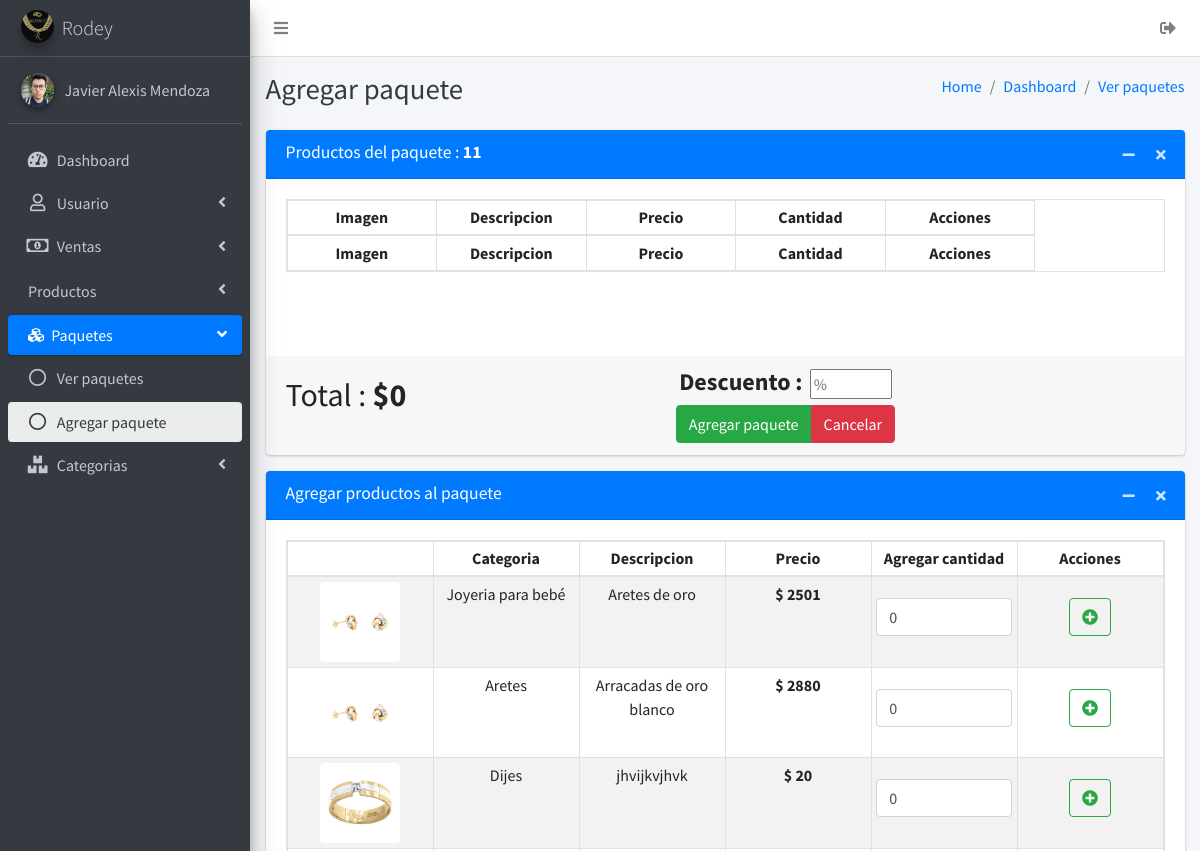
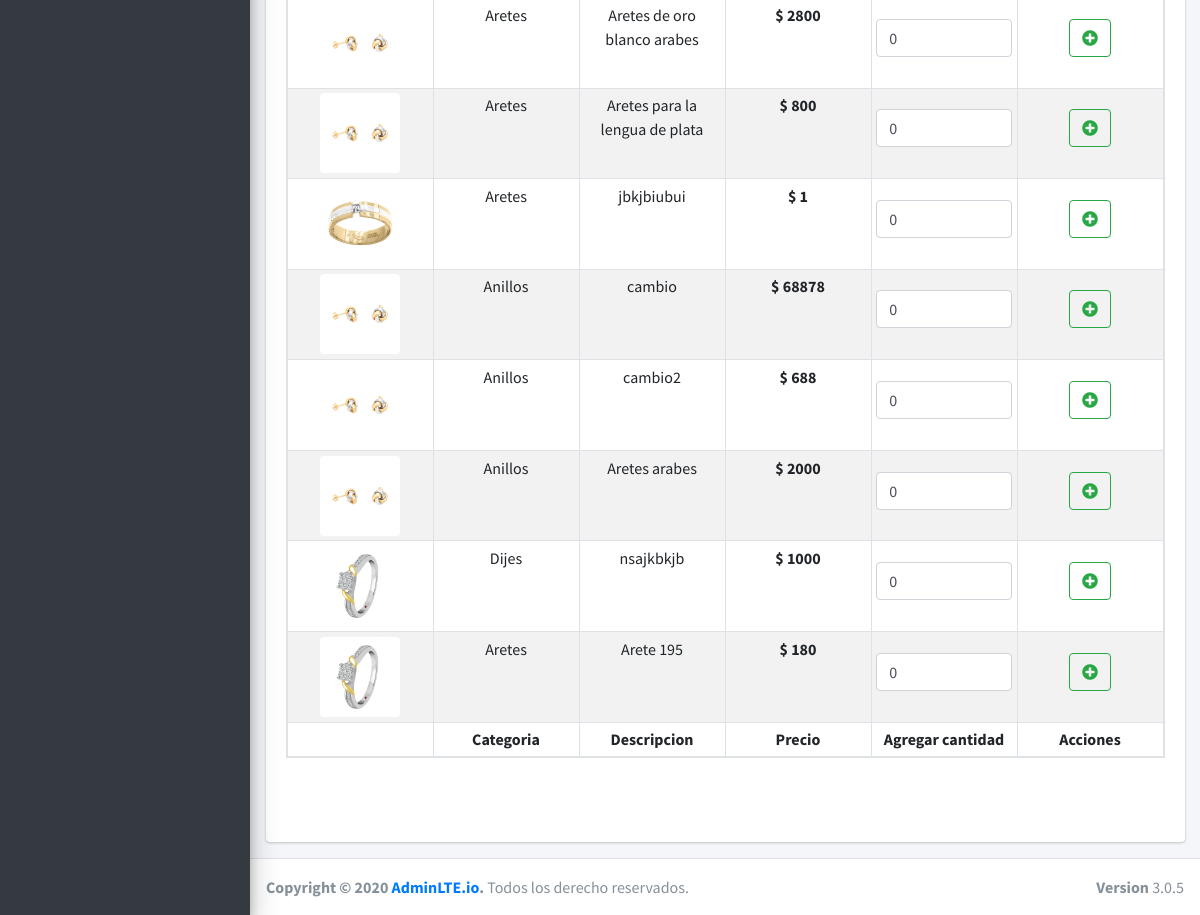
Before: /paquetes/accionesPaquetes/agregarPaquete.php (signed in) with the older database file (2 pictures, top to bottom).
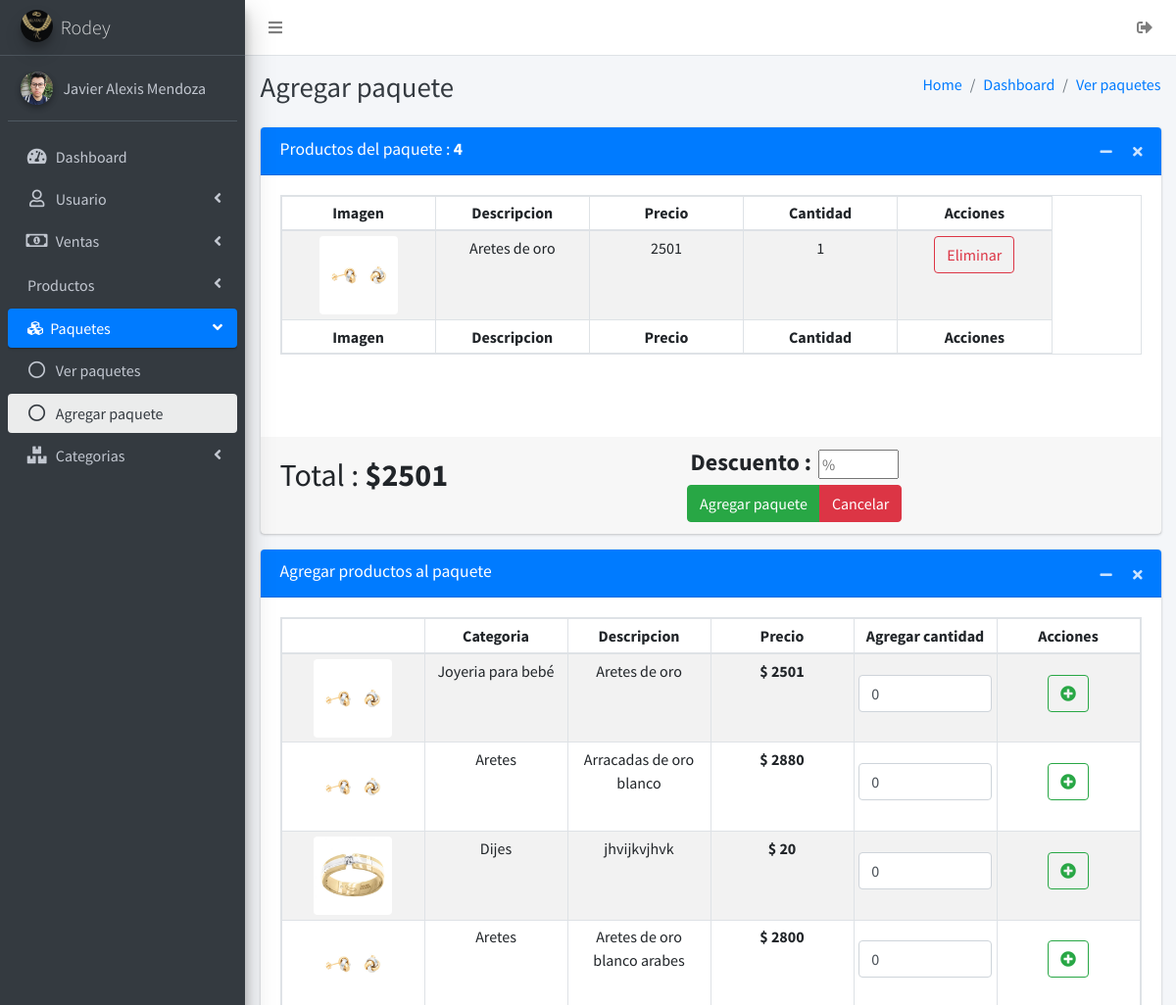
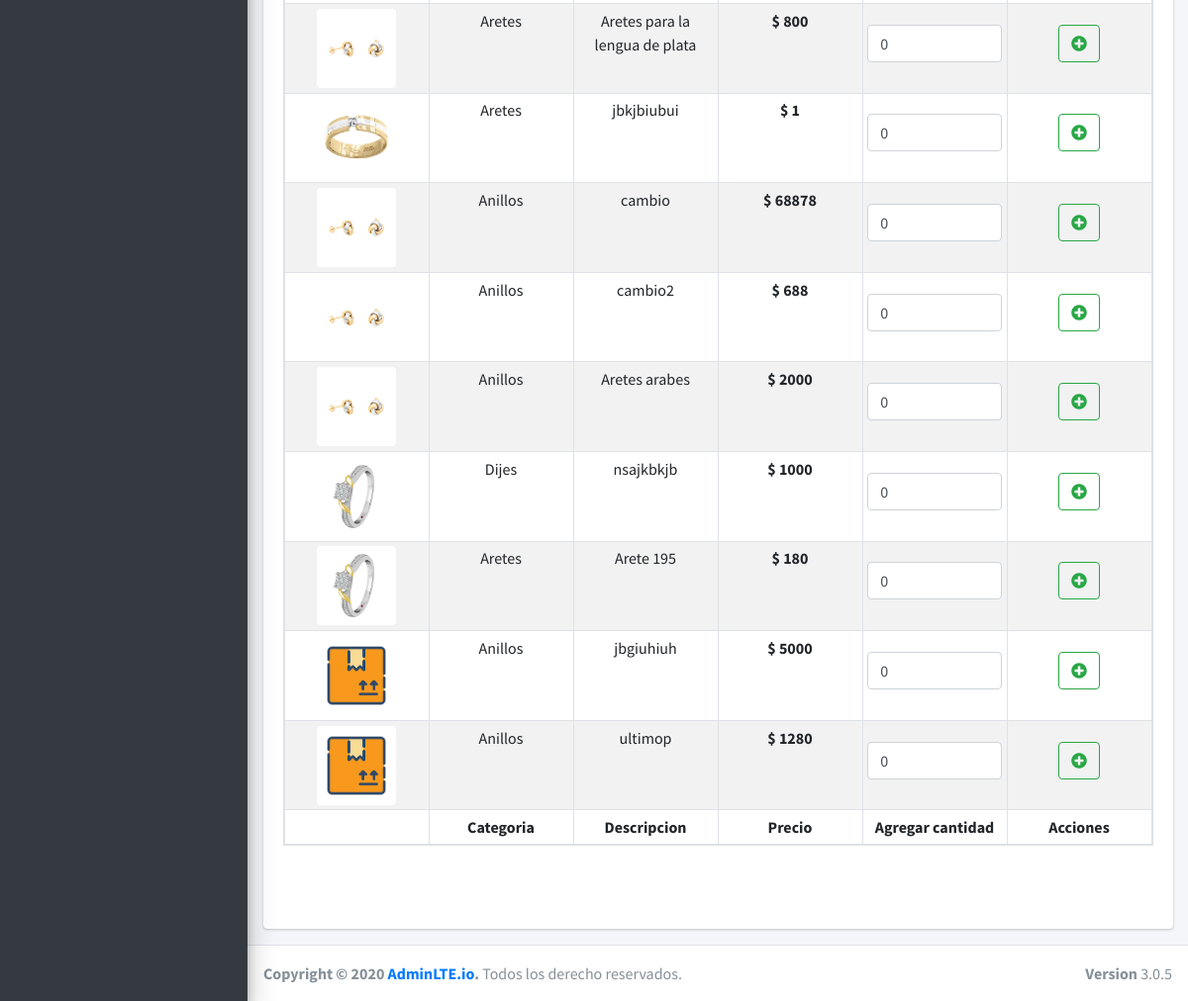
After: the same page with the newer database file (2 pictures, top to bottom).
### tables this page shows
CREATE TABLE `usuarios` (
  `idusuarios` int NOT NULL AUTO_INCREMENT,
  `nombre` varchar(45) NOT NULL,
  `apellidoP` varchar(45) NOT NULL,
  `apellidoM` varchar(45) NOT NULL,
  `numeroCelular` varchar(20) DEFAULT NULL,
  `correoElectronico` varchar(45) DEFAULT NULL,
  `direccion` varchar(100) DEFAULT NULL,
  `estado` tinyint(1) NOT NULL DEFAULT '1',
  `usuario` varchar(30) NOT NULL,
  `contraseña` varchar(300) NOT NULL,
  `imgUsuario` varchar(200) DEFAULT NULL,
  `categoria_usuario` int NOT NULL,
  PRIMARY KEY (`idusuarios`),
  KEY `fk_categoria_idx` (`categoria_usuario`),
  CONSTRAINT `fk_categoria` FOREIGN KEY (`categoria_usuario`) REFERENCES `categoria_usuario` (`idcategoria_usuario`)
);

CREATE TABLE `producto` (
  `idProducto` int NOT NULL AUTO_INCREMENT,
  `categoria_kf` int NOT NULL,
  `descripcion` varchar(150) NOT NULL,
  `costo_compra` float NOT NULL,
  `costo_venta` float NOT NULL,
  `cantidad_stock` int NOT NULL,
  `img_producto` varchar(200) DEFAULT NULL,
  PRIMARY KEY (`idProducto`),
  KEY `fk_producto_categoria_idx` (`categoria_kf`),
  CONSTRAINT `fk_producto_categoria` FOREIGN KEY (`categoria_kf`) REFERENCES `categoria_producto` (`idcategoria_producto`)
);

CREATE TABLE `categoria_producto` (
  `idcategoria_producto` int NOT NULL AUTO_INCREMENT,
  `categoria` varchar(45) NOT NULL,
  PRIMARY KEY (`idcategoria_producto`)
);

CREATE TABLE `lista_productos_temporal` (
  `idproducto` int NOT NULL,
  `cantidad_T` int NOT NULL,
  `idUser` int NOT NULL,
  KEY `fk_usuario_idx` (`idUser`),
  KEY `fk_producto` (`idproducto`),
  CONSTRAINT `fk_producto` FOREIGN KEY (`idproducto`) REFERENCES `producto` (`idProducto`),
  CONSTRAINT `fk_user` FOREIGN KEY (`idUser`) REFERENCES `usuarios` (`idusuarios`)
);

### sessionIniciada.php (called while the page is built, shortened)
<?php
if ((isset($_SESSION['idusuario']) && $_SESSION['idusuario'] != '')) {
    $idusuario = $_SESSION['idusuario'];
    include 'conexiones/conexion.php';
    $sql = "SELECT * FROM usuarios WHERE idusuarios = " . $idusuario . " and estado=1";
    $result = $conexion->query($sql);
    $mostrar = mysqli_fetch_array($result);
    $IMGUSER = $mostrar['imgUsuario'];
    $NOMBREUSER = $mostrar['nombre'] . ' ' . $mostrar['apellidoP'];
} else {
    $host  = $_SERVER['HTTP_HOST'];
    $uri   = rtrim(dirname($_SERVER['PHP_SELF']), '/\\');
    $extra = 'index.php';
    header("Location: http://$host/Admin_joyeria/$extra");
    die();
}

### paquetes/accionesPaquetes/agregarPaquete.php (the view, shortened to what the rows shown need)
<?php
include '../../sessionIniciada.php';
include '../../conexiones/conexion.php';
function getProducto($id){
    include '../../conexiones/conexion.php';
    $rest=$conexion->query("select idProducto,img_producto as 'img',descripcion as 'descripcion',
    costo_venta as 'costo', categoria_kf as 'categoria' from producto where idProducto=$id");
    return mysqli_fetch_array($rest);
}
?>
<!DOCTYPE html>
<html lang="es">
<head>
    <link rel="stylesheet" href="../../plugins/fontawesome-free/css/all.min.css">
    <link rel="stylesheet" href="https://code.ionicframework.com/ionicons/2.0.1/css/ionicons.min.css">
    <link rel="stylesheet" href="../../dist/css/adminlte.min.css">
    <link rel="stylesheet" href="../../plugins/overlayScrollbars/css/OverlayScrollbars.min.css">
    <link rel="stylesheet" href="../../plugins/summernote/summernote-bs4.css">
</head>
<body class="hold-transition sidebar-mini layout-fixed">
    <div class="wrapper">
        <aside class="main-sidebar sidebar-dark-primary elevation-4">
            <div class="sidebar">
                <div class="user-panel mt-3 pb-3 mb-3 d-flex">
                    <div class="image">
                        <img src="../<?= $IMGUSER ?>" class="img-circle elevation-2" alt="User Image">
                    </div>
                    <div class="info">
                        <a href="#" class="d-block"><?php echo $NOMBREUSER ?></a>
                    </div>
                </div>
            </div>
        </aside>
        <div class="content-wrapper">
            <div class="content-header">
                <div class="container-fluid">
                    <div class="row mb-2">
                        <div class="col-sm-6">
                            <h1 class="m-0 text-dark">Agregar paquete
                            </h1>
                        </div>
                    </div>
                </div>
            </div>
            <section class="content">
                <div class="container-fluid">
                    <div class="row justify-content-center">
                        <div class="col-12">
                            <div class="card card-primary card-default ">
                                <div class="card-body">
                                    <div class="row mb-5 justify-content-center">
                                        <div class="col-12">
                                            <table id="example2"
                                                class="table-sm table-hover table-responsive table table-striped table-bordered text-center">
                                                <thead id="cabecera" class="">
                                                    <tr class="">
                                                        <th>Imagen</th>
                                                        <th>Descripcion</th>
                                                        <th>Precio</th>
                                                        <th>Cantidad</th>
                                                        <th>Acciones</th>
                                                    </tr>
                                                </thead>
                                                <tbody id="tabla">
                                                    <?php
                                                        $sqltabla="select * from lista_productos_temporal where idUser=".$_SESSION['idusuario'];
                                                        $resultTabla=$conexion->query($sqltabla);
                                                        if($resultTabla){
                                                            if(mysqli_num_rows($resultTabla)>=1){
                                                                while($most=mysqli_fetch_array($resultTabla)){
                                                                    $valor=$most['cantidad_T'];
                                                                    $most=getProducto($most['idproducto']);
                                                                    echo '<tr>'.
                                                                    '<td>'.'<img src="../../img_productos/'.$most["img"].'" alt="'.$most["img"].'" class="img-rounded" alt="" width="80">'.'</td>'.
                                                                    '<td>'.$most['descripcion'].'</td>'.
                                                                    '<td>'.$most['costo'].'</td>'.
                                                                    '<td>'.$valor.'</td>'.
                                                                    '<td>'.
                                                                    '<form action="agregarPaquete.php?idrem='.$most["idProducto"].'" autocomplete="off" method="POST">'.
                                                                    '<div class="btn-group">'.
                                                                    '<input type="submit" class="btn btn-outline-danger" value="Eliminar">'.
                                                                    '</div>'.
                                                                    '</form>'.
                                                                    '</td>'.
                                                                    '</tr>';
                                                                }
                                                            }
                                                        }
                                                    ?>
                                                </tbody>
                                                <tfoot>
                                                    <tr>
                                                        <th>Imagen</th>
                                                        <th>Descripcion</th>
                                                        <th>Precio</th>
                                                        <th>Cantidad</th>
                                                        <th>Acciones</th>
                                                    </tr>
                                                </tfoot>
                                            </table>
                                        </div>
                                    </div>
                                </div>
                                <?php
                                    include '../../conexiones/conexion.php';
                                    $sqlCosto="CALL costoRealPaquete(".$_SESSION['idusuario'].")";
                                    $resCosto=$conexion->query($sqlCosto);
                                    $res=mysqli_fetch_array($resCosto);
                                ?>
                                <div class="card-footer d-sm-block d-md-flex text-center justify-content-between">
                                    <h2 class="mt-2 ">Total : <strong><?php
                                    echo "$".$res['cantidad']?></strong></h2>
                                </div>
                            </div>
                        </div>
                    </div>
                    <div class="row justify-content-center">
                        <div class="col-12">
                            <div class="card card-primary card-default ">
                                <?php
                                include '../../conexiones/conexion.php';
                                $sql = "CALL select_tabla_productos()";
                                $resultado = $conexion->query($sql);
                                ?>
                                <div class="card-body">
                                    <div class="row mb-5 justify-content-center">
                                        <div class="col-12">
                                            <table id="example1"
                                                class="table-sm table-hover table-responsive table table-striped table-bordered text-center">
                                                <thead>
                                                    <tr>
                                                        <th></th>
                                                        <th>Categoria</th>
                                                        <th>Descripcion</th>
                                                        <th>Precio</th>
                                                        <th>Agregar cantidad</th>
                                                        <th>Acciones</th>
                                                    </tr>
                                                </thead>
                                                <tbody>
                                                    <?php
                                                    while ($mostrar = mysqli_fetch_array($resultado)) {
                                                        $img = $mostrar['img'];
                                                    ?>
                                                    <tr>
                                                        <td><img src="../../img_productos/<?= $img ?>"
                                                                class="img-rounded" alt="" width="80"></td>
                                                        <td><?php echo $mostrar['categoria'] ?></td>
                                                        <td><?php echo $mostrar['descripcion'] ?></td>
                                                        <td><strong><?php echo '$ ' . $mostrar['costo'] ?></strong>
                                                        </td>
                                                        <form
                                                            action="agregarPaquete.php?idp=<?=$mostrar['id_producto']?>"
                                                            autocomplete="off" method="POST">
                                                            <td>
                                                                <div class="form-group mt-3">
                                                                    <input id="valor" name="valor"
                                                                        max="<?= $mostrar['stock'] ?>" min='0' value="0"
                                                                        class="form-control" type="number" name="">
                                                                </div>
                                                            </td>
                                                            <td>
                                                                <div class="btn-group btn-group mt-3">
                                                                    <button class="btn btn-outline-success"><i
                                                                            class="fas fa-plus-circle"></i></button>
                                                                </div>
                                                            </td>
                                                        </form>
                                                    </tr>
                                                    <?php }
                                                    ?>
                                                </tbody>
                                                <tfoot>
                                                    <tr>
                                                        <th></th>
                                                        <th>Categoria</th>
                                                        <th>Descripcion</th>
                                                        <th>Precio</th>
                                                        <th>Agregar cantidad</th>
                                                        <th>Acciones</th>
                                                    </tr>
                                                </tfoot>
                                            </table>
                                        </div>
                                    </div>
                                </div>
                            </div>
                        </div>
                    </div>
                </div>
            </section>
        </div>
    </div>
</body>
</html>

Changed rows visible on the page:
added lista_productos_temporal: idproducto.img_producto (picture), idproducto.descripcion "Aretes de oro", idproducto.costo_venta "2501", cantidad_T "1"
added producto: img_producto (placeholder picture), categoria_kf.categoria "Anillos", descripcion "jbgiuhiuh", costo_venta "5000"
added producto: img_producto (placeholder picture), categoria_kf.categoria "Anillos", descripcion "ultimop", costo_venta "1280"
Other visible differences:
$mostrar['total']+1: "11" → "4"
$res['cantidad']: "0" → "2501"
